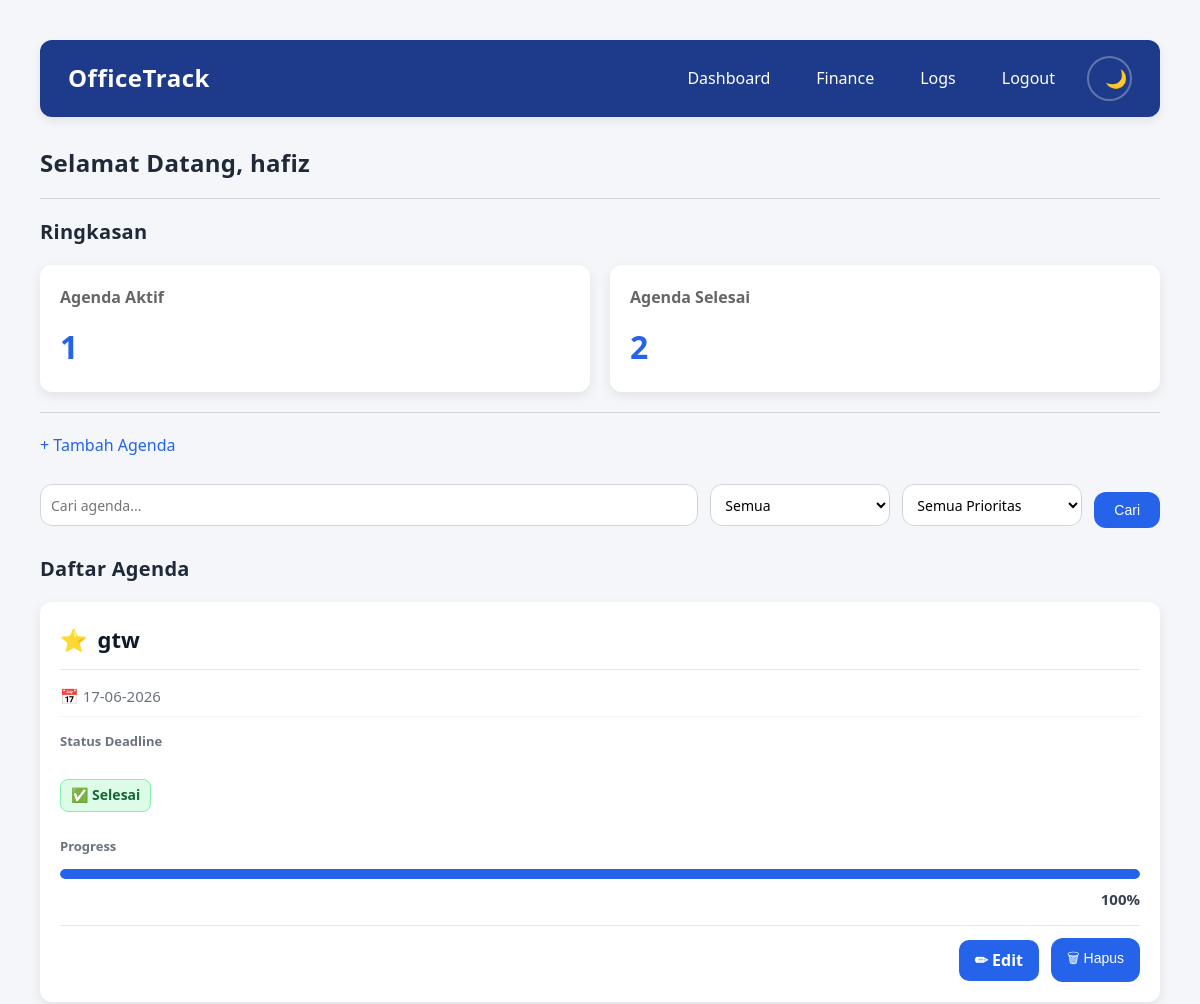
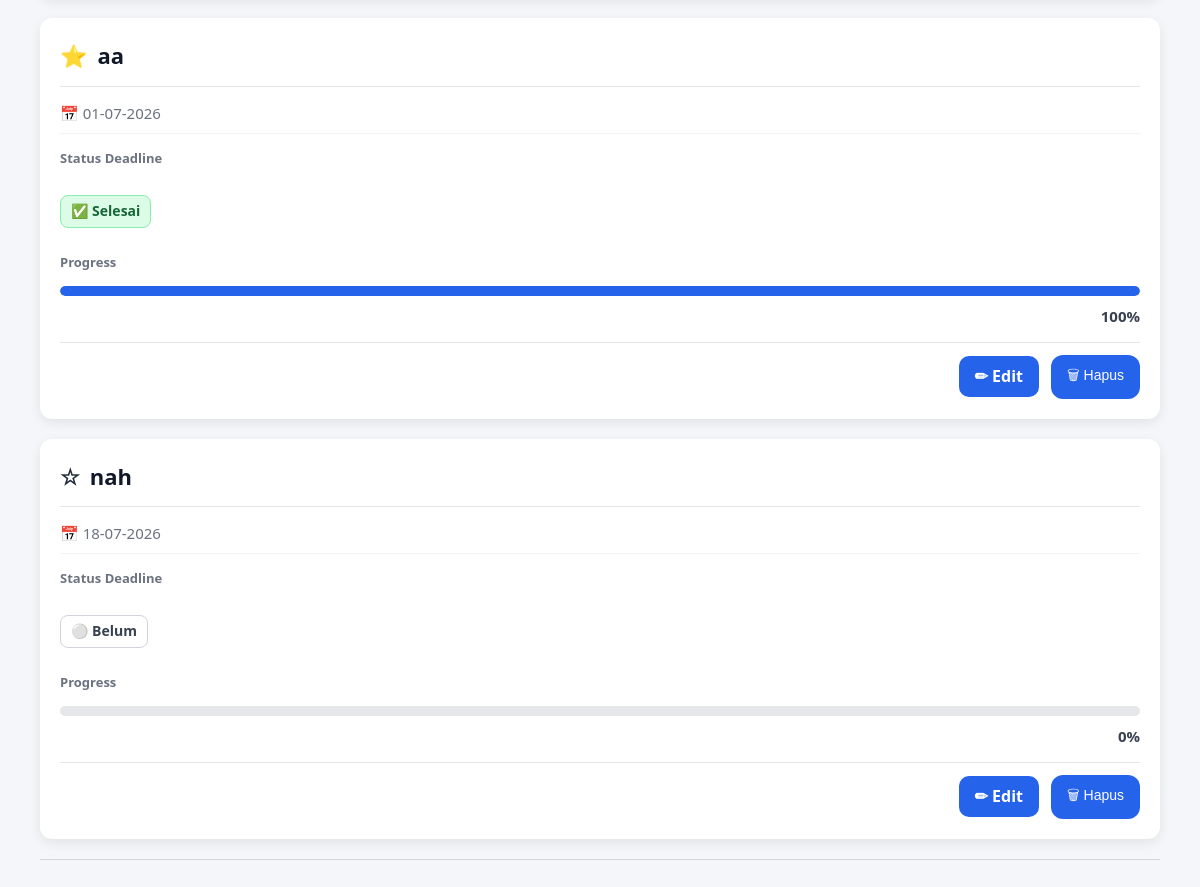
The app's page /dashboard (signed in) with its own data (2 pictures, top to bottom).
### tables this page shows
CREATE TABLE agenda(
        id INTEGER PRIMARY KEY AUTOINCREMENT,
        user_id INTEGER NOT NULL,
        judul TEXT NOT NULL,
        deskripsi TEXT,
        tanggal TEXT NOT NULL,
        prioritas INTEGER DEFAULT 0,

        FOREIGN KEY(user_id)
        REFERENCES users(id)
    );

### routes/dashboard.py (the view, shortened to what this page needs)
@dashboard_bp.route("/dashboard")
@login_required
def dashboard():
    keyword = request.args.get("keyword", "").strip()
    data = get_dashboard_data(session["user_id"])
    status = request.args.get("status", "semua")
    prioritas = request.args.get("prioritas", "semua")
    data["daftar_agenda"] = add_deadline_status(
        data["daftar_agenda"]
    )
    data["daftar_agenda"] = add_progress_data(
        data["daftar_agenda"]
    )
    return render_template(
        "dashboard/dashboard.html",
        nama=session["nama"],
        keyword=keyword,
        status=status,
        prioritas=prioritas,
        **data
    )

### database/agenda_db.py (called while the page is built)
def get_agendas(user_id):
    conn = get_connection()
    cursor = conn.cursor()
    cursor.execute(
        """
    SELECT *
    FROM agenda
    WHERE user_id = ?
    ORDER BY prioritas DESC, tanggal ASC
    """,
        (user_id,),
    )
    agendas = cursor.fetchall()
    conn.close()
    return agendas

def count_active_agendas(user_id):
    agendas = get_agendas(user_id)
    total = 0
    for agenda in agendas:
        if not is_agenda_finished(agenda[0]):
            total += 1
    return total

def count_finished_agendas(user_id):
    agendas = get_agendas(user_id)
    total = 0
    for agenda in agendas:
        if is_agenda_finished(agenda[0]):
            total += 1
    return total

### database/database.py (called while the page is built)
def get_connection():
    conn = sqlite3.connect(DB_PATH)
    conn.row_factory = sqlite3.Row
    return conn

### database/task_db.py (called while the page is built)
def get_tasks(agenda_id):
    conn = get_connection()
    cursor = conn.cursor()
    cursor.execute(
        """
        SELECT *
        FROM tasks
        WHERE agenda_id = ?
        """,
        (agenda_id,),
    )
    tasks = cursor.fetchall()
    conn.close()
    return tasks

def is_agenda_finished(agenda_id):
    conn = get_connection()
    cursor = conn.cursor()
    cursor.execute(
        """
        SELECT COUNT(*)
        FROM tasks
        WHERE agenda_id = ?
        """,
        (agenda_id,),
    )
    total_task = cursor.fetchone()[0]
    if total_task == 0:
        conn.close()
        return False
    cursor.execute(
        """
        SELECT COUNT(*)
        FROM tasks
        WHERE agenda_id = ?
        AND status != 'selesai'
        """,
        (agenda_id,),
    )
    total_belum_selesai = cursor.fetchone()[0]
    conn.close()
    return total_belum_selesai == 0

### services/dashboard_service.py (called while the page is built)
def get_dashboard_data(user_id):
    daftar_agenda = get_agendas(user_id)
    agenda_aktif = count_active_agendas(user_id)
    agenda_selesai = count_finished_agendas(user_id)
    return {
        "daftar_agenda": daftar_agenda,
        "agenda_aktif": agenda_aktif,
        "agenda_selesai": agenda_selesai,
    }

def add_deadline_status(agendas):
    hasil = []
    for agenda in agendas:
        deadline_status = get_deadline_status(agenda)
        hasil.append(
            {
                "agenda": agenda,
                "deadline_status": deadline_status,
            }
        )
    return hasil

### utils/filters.py (called while the page is built)
def tanggal(value):
    tanggal_obj = datetime.strptime(value, "%Y-%m-%d")
    return tanggal_obj.strftime("%d-%m-%Y")

### templates/dashboard/dashboard.html (shortened to what this page needs)
<!DOCTYPE html>
<html lang="id">
<head>
    <link rel="stylesheet"
      href="{{ url_for('static', filename='css/style.css') }}">
</head>
<body>
    <div class="container">
        <div class="navbar">
            <div class="navbar-logo">
                OfficeTrack
            </div>
            <div class="navbar-menu">
                <a href="/dashboard">Dashboard</a>
                <a href="/finance">Finance</a>
                <a href="/logs">Logs</a>
                <a href="/logout">Logout</a>
                <button
                    id="theme-toggle"
                    type="button"
                >
                </button>
            </div>
        </div>
        <h2>Selamat Datang, {{ nama }}</h2>
        <hr>
        <h3>Ringkasan</h3>
        <div class="summary-container">
            <div class="card summary-card">
                <h4>Agenda Aktif</h4>
                <p>{{ agenda_aktif }}</p>
            </div>
            <div class="card summary-card">
                <h4>Agenda Selesai</h4>
                <p>{{ agenda_selesai }}</p>
            </div>
        </div>
        <hr>
        <a href="/create-agenda">
            + Tambah Agenda
        </a>
        <br><br>
        <form method="GET" action="/dashboard" class="dashboard-filter">
            <input
                type="text"
                name="keyword"
                placeholder="Cari agenda..."
                value="{{ keyword if keyword else '' }}"
            >
            <select name="status">
                <option value="semua"
                    {% if status == "semua" %}
                        selected
                    {% endif %}
                >
                    Semua
                </option>
            </select>
            <select name="prioritas">
                <option value="semua"
                    {% if prioritas == "semua" %}
                        selected
                    {% endif %}
                >
                    Semua Prioritas
                </option>
            </select>
            <button type="submit">
                Cari
            </button>
        </form>
        <h3>Daftar Agenda</h3>
        {% if daftar_agenda %}
            <div class="agenda-container">
            {% for item in daftar_agenda %}
                {% set agenda = item.agenda %}
                {% set deadline_status = item.deadline_status %}
                {% set progress = item.progress %}
                <div class="card agenda-card">
                    <div class="agenda-header">
                        {% if agenda[5] == 1 %}
                            ⭐
                        {% else %}
                            ☆
                        {% endif %}
                        <a href="/agenda/{{ agenda[0] }}">
                            {{ agenda[2] }}
                        </a>
                    </div>
                    <div class="card-body">
                        <p class="agenda-date">
                            📅 {{ agenda[4] | tanggal }}
                        </p>
                        <div class="card-info">
                            <p class="info-label">
                                Status Deadline
                            </p>
                            {% if deadline_status == "belum" %}
                                <p class="deadline-alert alert-belum">
                                    ⚪ Belum
                                </p>
                            {% elif deadline_status == "h3" %}
                                <p class="deadline-alert alert-warning">
                                    ⚠️ 3 Hari Lagi
                                </p>
                            {% elif deadline_status == "h2" %}
                                <p class="deadline-alert alert-warning">
                                    ⚠️ 2 Hari Lagi
                                </p>
                            {% elif deadline_status == "h1" %}
                                <p class="deadline-alert alert-warning">
                                    🔥 Besok
                                </p>
                            {% elif deadline_status == "hari_ini" %}
                                <p class="deadline-alert alert-danger">
                                    🚨 Hari Ini
                                </p>
                            {% elif deadline_status == "pending" %}
                                <p class="deadline-alert alert-danger">
                                    ⏳ Pending
                                </p>
                            {% elif deadline_status == "selesai" %}
                                <p class="deadline-alert alert-success">
                                    ✅ Selesai
                                </p>
                            {% endif %}
                        </div>
                        <div class="agenda-progress">
                            <p class="info-label">
                                Progress
                            </p>
                            <div class="progress-bar">
                                <div
                                    class="progress-fill"
                                    style="width: {{ progress }}%;"
                                ></div>
                            </div>
                            <p class="progress-value">
                                {{ progress }}%
                            </p>
                        </div>
                    </div>
                    <div class="agenda-actions">
                        <a
                            href="/edit-agenda/{{ agenda[0] }}"
                            class="btn-edit"
                        >
                            ✏ Edit
                        </a>
                        <form
                            action="/delete-agenda/{{ agenda[0] }}"
                            method="POST"
                        >
                            <button
                                type="submit"
                                class="btn-delete"
                                onclick="return confirm('Yakin ingin menghapus agenda ini?')"
                            >
                                🗑 Hapus
                            </button>
                        </form>
                    </div>
                </div>
            {% endfor %}
            </div>
        {% else %}
            {% if keyword %}
                <p>Agenda tidak ditemukan.</p>
            {% else %}
                <p>Belum ada agenda.</p>
            {% endif %}
        {% endif %}
        <hr>
    </div>
</body>
</html>

### static/css/style.css (style rules this page uses)
:root { --primary:#2563eb; --primary-hover:#1d4ed8; --success:#22c55e; --success-hover:#16a34a; --danger:#ef4444; --danger-hover:#dc2626; --warning:#f59e0b; --text:#1f2937; --text-secondary:#6b7280; --bg:#f4f6f9; --surface:#ffffff; --border:#d1d5db; --radius:12px; --shadow:0 4px 12px rgba(0,0,0,.08); --shadow-hover:0 8px 20px rgba(0,0,0,.15); --transition:.25s; }
* { margin:0; padding:0; box-sizing:border-box; }
body { font-family: "Segoe UI", Arial, sans-serif; background:var(--bg); color:var(--text); padding:20px; line-height:1.6; transition: background .3s, color .3s; }
.container { width:100%; max-width:1400px; margin:0 auto; padding:20px; }

### records on screen
agenda: prioritas 1 (drawn), judul "gtw", tanggal "17-06-2026"
agenda: prioritas 1 (drawn), judul "aa", tanggal "01-07-2026"
agenda: prioritas 0 (drawn), judul "nah", tanggal "18-07-2026"

### other values on screen
{{ nama }} "hafiz"
{{ agenda_aktif }} "1"
{{ agenda_selesai }} "2"
{{ progress }} "100" "100" "0"
